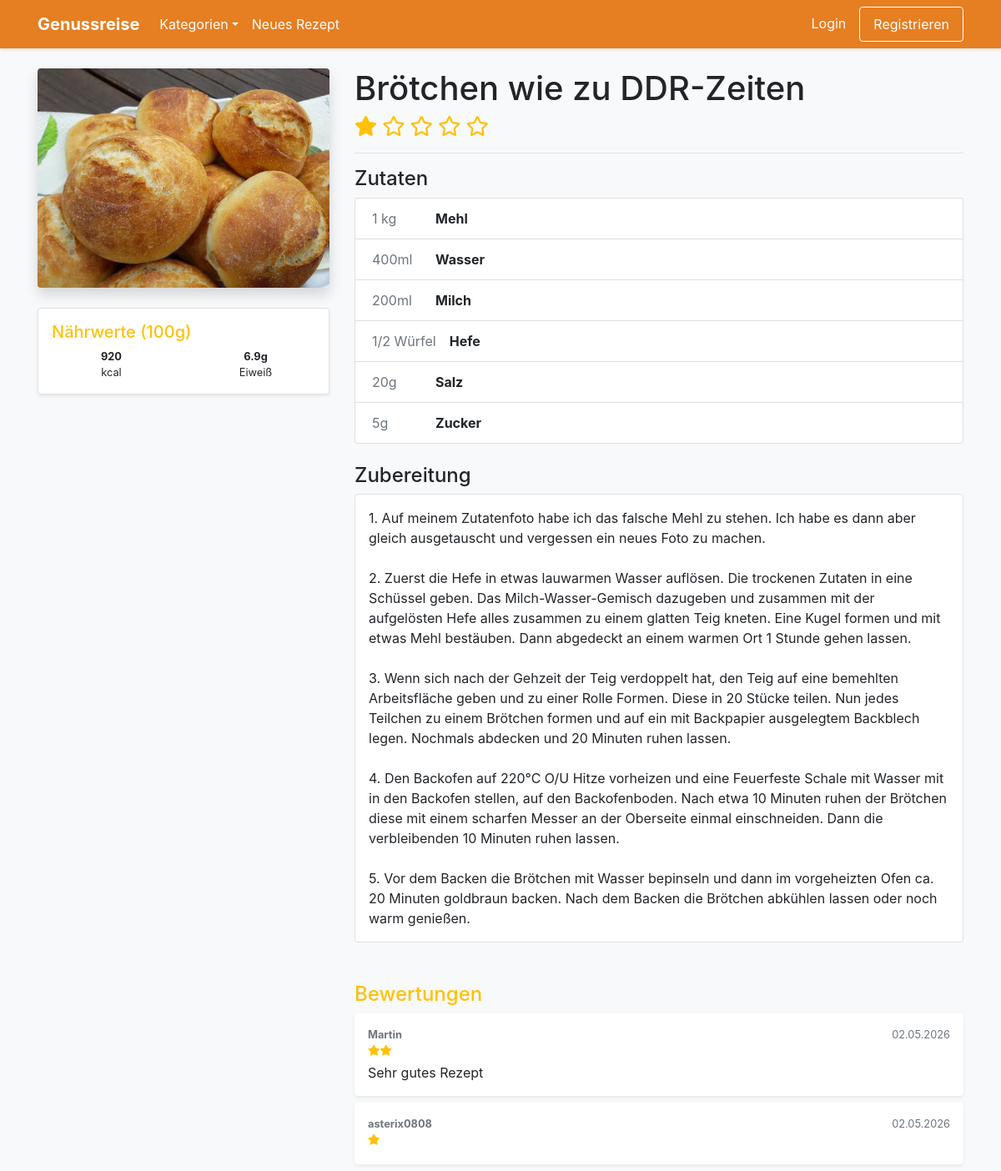
/recipe/1, run on the app's committed database.
### app.py (models this page shows)
class Recipe(db.Model):
    id = db.Column(db.Integer, primary_key=True)
    name = db.Column(db.String(100), nullable=False)
    instructions = db.Column(db.Text, nullable=False)
    image_file = db.Column(db.String(100), nullable=False, default='default.jpg')
    prep_time = db.Column(db.Integer, default=0)
    cook_time = db.Column(db.Integer, default=0)
    rest_time = db.Column(db.Integer, default=0)
    servings = db.Column(db.Integer, default=1)
    calories = db.Column(db.Integer, default=0)
    protein = db.Column(db.Float, default=0.0)
    carbs = db.Column(db.Float, default=0.0)
    fat = db.Column(db.Float, default=0.0)
    rating_sum = db.Column(db.Integer, default=0)
    rating_count = db.Column(db.Integer, default=0)
    user_id = db.Column(db.Integer, db.ForeignKey('user.id'), nullable=False)
    category_id = db.Column(db.Integer, db.ForeignKey('category.id'), nullable=True)
    ingredients = db.relationship('Ingredient', backref='recipe', lazy=True, cascade="all, delete-orphan")
    comments = db.relationship('Comment', backref='recipe', lazy=True, cascade="all, delete-orphan")

class Ingredient(db.Model):
    id = db.Column(db.Integer, primary_key=True)
    name = db.Column(db.String(100), nullable=False)
    amount = db.Column(db.String(50))
    recipe_id = db.Column(db.Integer, db.ForeignKey('recipe.id'), nullable=False)

class Comment(db.Model):
    id = db.Column(db.Integer, primary_key=True)
    content = db.Column(db.Text, nullable=False)
    rating = db.Column(db.Integer, nullable=True)
    date_posted = db.Column(db.DateTime, nullable=False, default=datetime.utcnow)
    user_id = db.Column(db.Integer, db.ForeignKey('user.id'), nullable=False)
    recipe_id = db.Column(db.Integer, db.ForeignKey('recipe.id'), nullable=False)

class User(db.Model, UserMixin):
    id = db.Column(db.Integer, primary_key=True)
    username = db.Column(db.String(20), unique=True, nullable=False)
    email = db.Column(db.String(120), unique=True, nullable=False)
    password = db.Column(db.String(60), nullable=False)
    is_admin = db.Column(db.Boolean, default=False)
    recipes = db.relationship('Recipe', backref='author', lazy=True)
    comments = db.relationship('Comment', backref='author', lazy=True)

### app.py (the view, shortened to what this page needs)
@app.route("/recipe/<int:recipe_id>", methods=['GET', 'POST'])
def recipe_detail(recipe_id):
    recipe = Recipe.query.get_or_404(recipe_id)
    avg_rating = round(recipe.rating_sum / recipe.rating_count, 1) if recipe.rating_count > 0 else 0
    return render_template('recipe_detail.html', recipe=recipe, avg_rating=avg_rating)

### app.py (called while the page is built)
@app.context_processor
def inject_categories():
    return dict(all_categories=Category.query.order_by(Category.name).all())

### templates/recipe_detail.html (shortened to what this page needs)
{% extends "base.html" %}
{% block content %}
<div class="row">
    <div class="col-md-4">
        <img src="{{ url_for('static', filename='uploads/' + recipe.image_file) }}" class="img-fluid rounded shadow mb-4">
        <div class="p-3 bg-white border rounded shadow-sm">
            <h5 class="text-warning">Nährwerte (100g)</h5>
            <div class="row text-center small">
                <div class="col-6"><strong>{{ recipe.calories }}</strong><br>kcal</div>
                <div class="col-6"><strong>{{ recipe.protein }}g</strong><br>Eiweiß</div>
            </div>
        </div>
    </div>
    <div class="col-md-8">
        <div class="d-flex justify-content-between">
            <h1>{{ recipe.name }}</h1>
        </div>
        <div class="text-warning mb-3 h4">
            {% for i in range(1, 6) %}
                {% if avg_rating >= i %}<i class="fas fa-star"></i>{% else %}<i class="far fa-star"></i>{% endif %}
            {% endfor %}
        </div>
        <hr>
        <h4>Zutaten</h4>
        <ul class="list-group mb-4">
            {% for ing in recipe.ingredients %}
            <li class="list-group-item d-flex">
                <span class="text-muted mr-3" style="min-width: 60px;">{{ ing.amount }}</span><strong>{{ ing.name }}</strong>
            </li>
            {% endfor %}
        </ul>
        <h4>Zubereitung</h4>
        <div class="p-3 bg-white border rounded" style="white-space: pre-line;">{{ recipe.instructions }}</div>
        <h4 class="mt-5 text-warning">Bewertungen</h4>
        {% for comment in recipe.comments %}
        <div class="card mb-2 border-0 shadow-sm p-3">
            <div class="d-flex justify-content-between small text-muted">
                <strong>{{ comment.author.username }}</strong><span>{{ comment.date_posted.strftime('%d.%m.%Y') }}</span>
            </div>
            <div class="text-warning small mb-1">
                {% if comment.rating %}{% for _ in range(comment.rating) %}<i class="fas fa-star"></i>{% endfor %}{% endif %}
            </div>
            <p class="mb-0">{{ comment.content }}</p>
        </div>
        {% endfor %}
    </div>
</div>
{% endblock %}

### templates/base.html (shortened to what this page needs)
<!DOCTYPE html>
<html lang="de">
<head>
    <link rel="stylesheet" href="https://stackpath.bootstrapcdn.com/bootstrap/4.5.2/css/bootstrap.min.css">
    <link rel="stylesheet" href="https://cdnjs.cloudflare.com/ajax/libs/font-awesome/5.15.4/css/all.min.css">
</head>
<body class="bg-light">
    <nav class="navbar navbar-expand-lg navbar-dark navbar-custom shadow-sm">
        <div class="container">
            <a class="navbar-brand font-weight-bold" href="{{ url_for('index') }}">Genussreise</a>
            <div class="collapse navbar-collapse" id="navRes">
                <ul class="navbar-nav mr-auto">
                    <li class="nav-item dropdown">
                        <a class="nav-link dropdown-toggle text-white" href="#" id="catDrop" role="button" data-toggle="dropdown" aria-haspopup="true" aria-expanded="false">Kategorien</a>
                    </li>
                    <li class="nav-item"><a class="nav-link text-white" href="{{ url_for('add_recipe') }}">Neues Rezept</a></li>
                </ul>
                <ul class="navbar-nav">
                    {% if current_user.is_authenticated %}
                        <li class="nav-item"><a class="nav-link text-white" href="{{ url_for('logout') }}">Logout ({{ current_user.username }})</a></li>
                    {% else %}
                        <li class="nav-item"><a class="nav-link text-white" href="{{ url_for('login') }}">Login</a></li>
                        <li class="nav-item ml-lg-2">
                            <a class="nav-link btn-nav-reg px-3 rounded" href="{{ url_for('register') }}">Registrieren</a>
                        </li>
                    {% endif %}
                </ul>
            </div>
        </div>
    </nav>
    <main class="container mt-4">
        {% block content %}{% endblock %}
    </main>
</body>
</html>

### templates/base.html (style rules this page uses)
.navbar-custom { background-color: #e67e22; }
.btn-nav-reg { border: 1px solid white; color: white !important; transition: 0.3s; }

### data on the page
Recipe: image_file (picture), calories "920", protein "6.9", name "Brötchen wie zu DDR-Zeiten", instructions "1. Auf meinem Zutatenfoto habe ich das falsche Mehl zu stehen. Ich habe es dann aber gleich ausgetauscht und vergessen ein neues Foto zu machen. 2. Zuerst die Hefe in etwas lauwarmen Wasser auflösen. Die trockenen Zutaten in eine Schüssel geben. Das Milch-Wasser-Gemisch dazugeben und zusammen mit der aufgelösten Hefe alles zusammen zu einem glatten Teig kneten. Eine Kugel formen und mit etwas Mehl bestäuben. Dann abgedeckt an einem warmen Ort 1 Stunde gehen lassen. 3. Wenn sich nach der Gehzeit der Teig verdoppelt hat, den Teig auf eine bemehlten Arbeitsfläche geben und zu einer Rolle Formen. Diese in 20 Stücke teilen. Nun jedes Teilchen zu einem Brötchen formen und auf ein mit Backpapier…"
Ingredient: amount "1 kg", name "Mehl"
Ingredient: amount "400ml", name "Wasser"
Ingredient: amount "200ml", name "Milch"
Ingredient: amount "1/2 Würfel", name "Hefe"
Ingredient: amount "20g", name "Salz"
Ingredient: amount "5g", name "Zucker"
Comment: author.username "Martin", date_posted "02.05.2026", rating 2 (drawn), content "Sehr gutes Rezept"
Comment: author.username "asterix0808", date_posted "02.05.2026", rating 1 (drawn)
